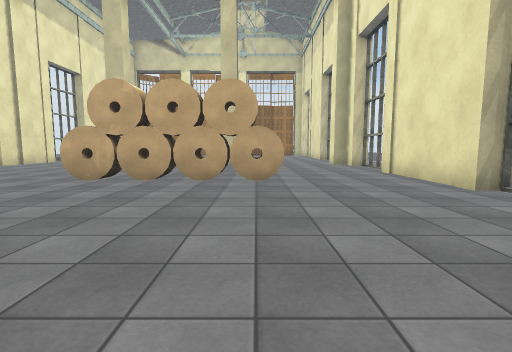
View 1 (above)

16 first-person views from a walk through a 3-D level made in the Unity game engine. The camera is 1.3 m above the floor, tilts 6° down and sees 85° across. The floor is counted in squares, 2 m on a side. Each view is taken from the middle of a square. On the plan, view 1 faces up. The plan holds only what a view shows up to about 9 squares ahead; the rest is blank. The place goes on beyond the plan. Some surface patterns are stand-ins.

View 2
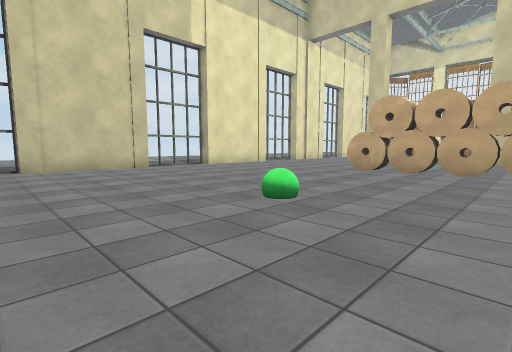

View 3
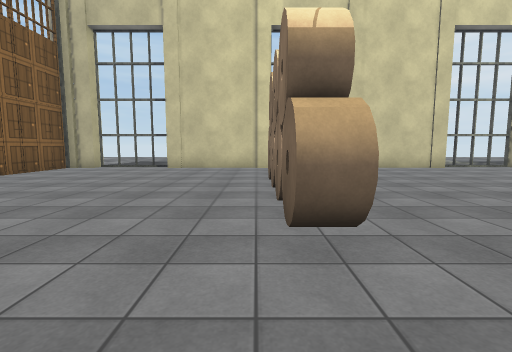

View 4
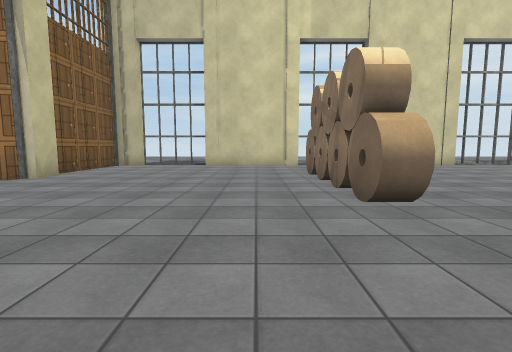

View 5
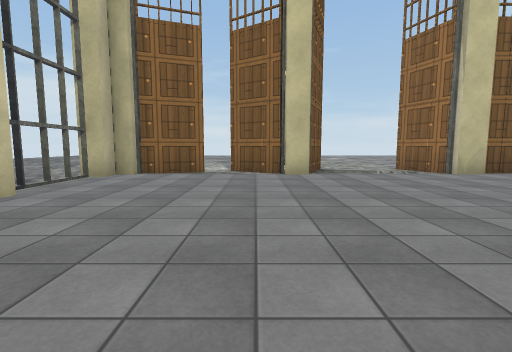

View 6
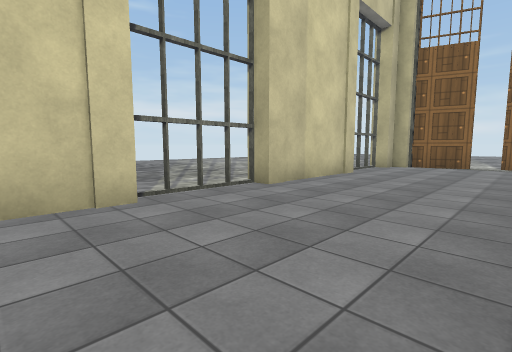

View 7
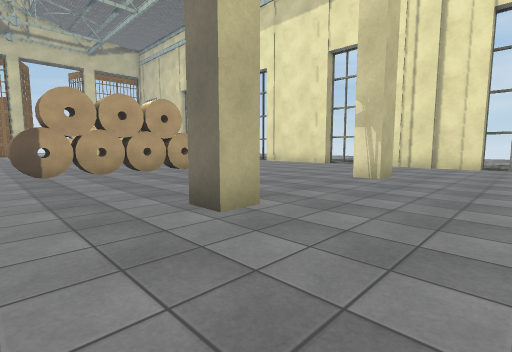

View 8
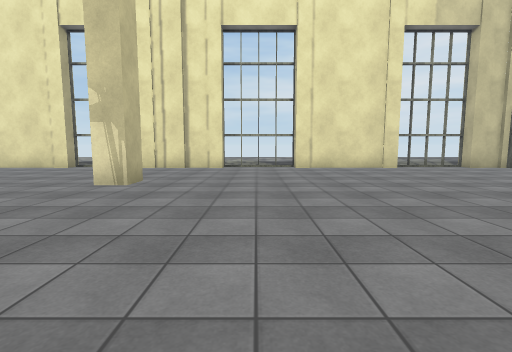

View 9
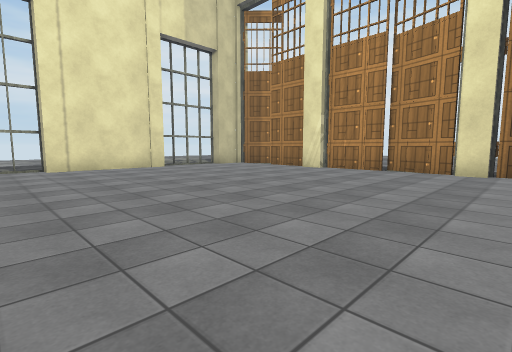

View 10
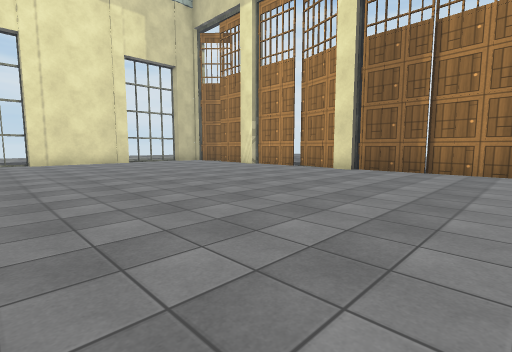

View 11
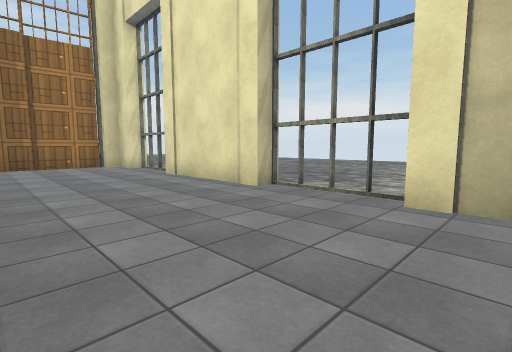

View 12
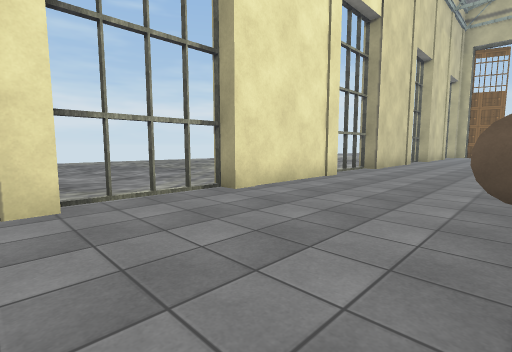

View 13
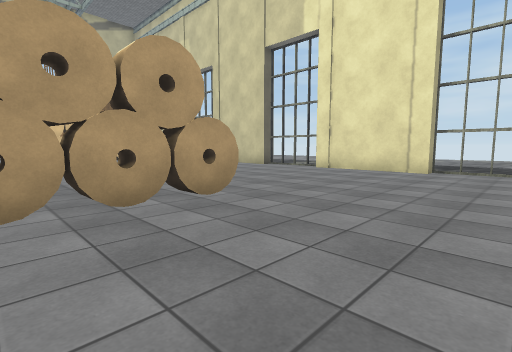

View 14
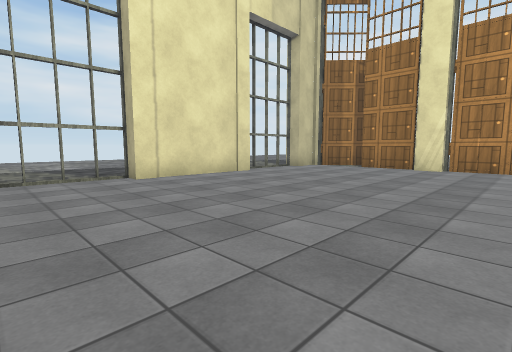

View 15
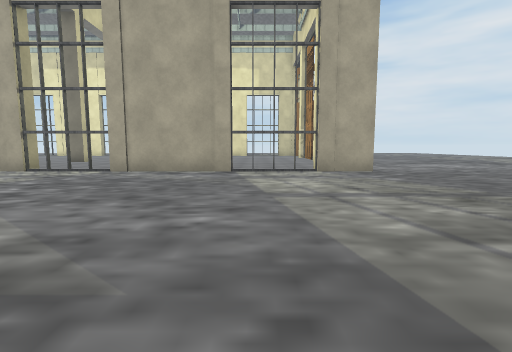

View 16
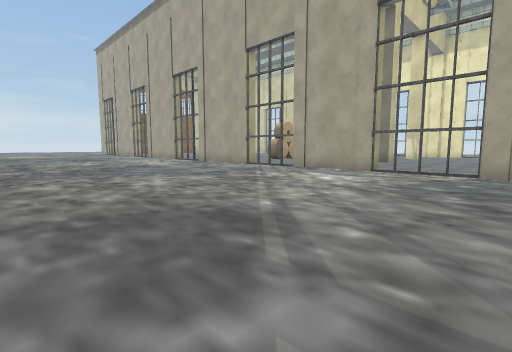

### Floor plan
Points are (right, up) in squares from view 1. A wall is a line through its corners. A room is listed if a view was taken in it or the views show most of it. See-through windows are left out.
Room 1 (views 1, 2, 3, 4, 5, 6, 7, 8, 9, 10, 11, 12, 13, 14)
walls: (-8.6, 7.2) (-8.6, 4); (-1.3, 10.8) (-0.7, 10.8) (-0.7, 10.2); (-5.4, 10.8) (-4.7, 10.8) (-4.7, 10.3); (3.3, 4.1) (3.3, 7.2); (-8.6, 1.9) (-8.6, -1.3); (3.3, 9.4) (3.3, 9.9); (3.3, 11) (3.3, 12); (-8.6, 12) (-8.6, 9.5); (3.3, -1.4) (3.3, 1.8); (-8.6, -3.6) (-8.6, -6.7); (3.7, 14.2) (3.3, 14.2) (3.3, 17.4); (3.3, -6.8) (3.3, -3.6); (-8.6, 17.4) (-8.6, 14.2); (-1.2, -9.5) (-0.6, -9.5); (-5.4, -9.5) (-4.7, -9.5); (-0.6, -9.8) (0.8, -10.7); (-8.6, -9) (-8.6, -9.8) (-5.5, -9.8); (-4.7, 20.5) (-5.4, 20.5); (2.8, -9.5) (3.3, -9.5) (3.3, -9) (3.9, -9); (-0.7, 20.5) (-1.2, 20.5); (-2.9, 20.7) (-4.7, 20.7); (-1.3, 20.7) (-3, 21.2); (-5.4, 20.7) (-7, 20.7); (1.3, -10.3) (2.9, -9.7); (3.7, 19.6) (3.3, 19.6) (3.3, 20.5) (2.8, 20.5); (1.1, 20.7) (-0.7, 20.7); (2.8, 20.7) (1.1, 20.9); (-8.6, 20.8) (-8.6, 19.6)
ways out: opening at (-9, -7.5) to room 2; opening at (-9, -2.5) to room 2; opening at (-9, 3) to room 2; opening at (-9, 8.5) to room 2; opening at (-9, 13.5) to room 2; opening at (-9, 18.5) to room 2; opening at (-3, -10.5) to room 2; opening at (1, -10) to room 2; opening at (4, -2.5) to room 2; opening at (4, 3) to room 2; opening at (4, 8.5) to room 2; opening at (4, 13.5) to room 2; opening at (4, 18.5) to room 2; gap at (-9, -9) to room 2; gap at (-9, 4) to room 2; gap at (-9, 7) to room 2; gap at (-9, 12) to room 2; gap at (4, -8) to room 2; gap at (4, 4) to room 2; gap at (4, 7) to room 2; gap at (4, 12) to room 2
objects: other object (-6, -3) to (-5, -3); other object (-4, -3); other object (-3, -3); other object (-3, 6); other object (-2, -3); car (-2, 1); other object (-2, 6); other object (-1, 6); other object (0, 6)
Room 2 (views 15, 16)
walls: (3.3, 12) (3.7, 12) (3.7, 9.4); (3.7, 17.4) (3.7, 14.2); (3.3, 7.2) (3.9, 7.2); (3.7, 21.1) (3.7, 19.6); (3.9, 4.1) (3.3, 4.1); (3.3, 1.8) (3.9, 1.8); (-8.6, 14.2) (-9.1, 14.2); (-9.1, 12) (-8.6, 12); (-8.6, 19.6) (-9.1, 19.6); (-9.1, 7.2) (-8.6, 7.2); (3.3, -3.6) (3.9, -3.6); (-8.6, -1.3) (-9.1, -1.3); (-4.7, -9.5) (-4.1, -11.3); (-4.7, -9.5) (-4.7, -9.6); (-1.9, -11.2) (-1.2, -9.5); (-9.1, -9) (-8.6, -9)
ways out: opening at (-9, -7.5) to room 1; opening at (-9, -2.5) to room 1; opening at (-9, 3) to room 1; opening at (-9, 8.5) to room 1; opening at (-9, 13.5) to room 1; opening at (-9, 18.5) to room 1; opening at (-3, -10.5) to room 1; opening at (1, -10) to room 1; opening at (4, -2.5) to room 1; opening at (4, 3) to room 1; opening at (4, 8.5) to room 1; opening at (4, 13.5) to room 1; opening at (4, 18.5) to room 1; gap at (-9, -9) to room 1; gap at (-9, 4) to room 1; gap at (-9, 7) to room 1; gap at (-9, 12) to room 1; gap at (4, -8) to room 1; gap at (4, 4) to room 1; gap at (4, 7) to room 1; gap at (4, 12) to room 1

Where each view was taken, in squares from view 1:
view 1: 0 up, 0 right, facing up
view 2: 2 down, 0 right, facing up-left
view 3: 4 down, 0 right, facing left
view 4: 5 down, 1 right, facing left
view 5: 3 down, 0 right, facing down
view 6: 0 up, 0 right, facing down-right
view 7: 13 up, 1 right, facing down-left
view 8: 13 up, 0 right, facing left
view 9: 13 up, 0 right, facing up-left
view 10: 13 up, 3 right, facing up-left
view 11: 11 up, 0 right, facing up-right
view 12: 10 up, 0 right, facing down-right
view 13: 9 up, 1 left, facing down-left
view 14: 12 up, 3 left, facing up-left
view 15: 18 up, 11 right, facing left
view 16: 15 up, 11 right, facing down-left
